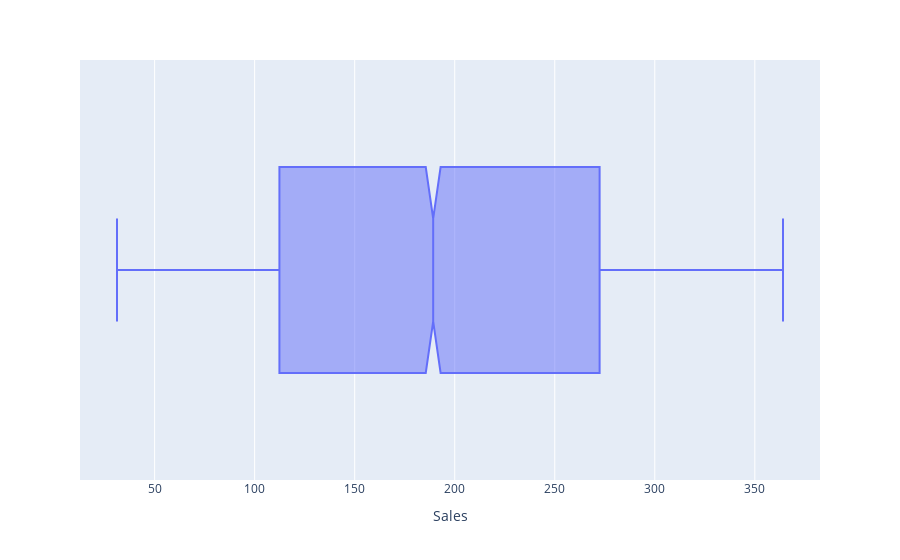

Notebook cell for this chart:
### Code cell
import plotly.express as px
 
fig = px.box(data_Marketing, x = "Sales",points="outliers",notched=True)
# fig.update_traces(quartilemethod="inclusive")
 
fig.show()

### Figure 1 — Plotly figure (JSON) as saved in the notebook; plotly's stock layout.template omitted (floating-point values rounded to 4 significant figures; data arrays with more than 128 entries replaced by an {"elided": "..."} marker saying what was removed)
{"data": [{"alignmentgroup": "True", "boxpoints": "outliers", "hovertemplate": "Sales=%{x}<extra></extra>", "legendgroup": "", "marker": {"color": "#636efa"}, "name": "", "notched": true, "offsetgroup": "", "orientation": "h", "showlegend": false, "type": "box", "x": {"elided": "4572 float values"}, "x0": " ", "xaxis": "x", "y0": " ", "yaxis": "y"}], "layout": {"boxmode": "group", "legend": {"tracegroupgap": 0}, "margin": {"t": 60}, "xaxis": {"anchor": "y", "domain": [0, 1], "title": {"text": "Sales"}}, "yaxis": {"anchor": "x", "domain": [0, 1]}}}
